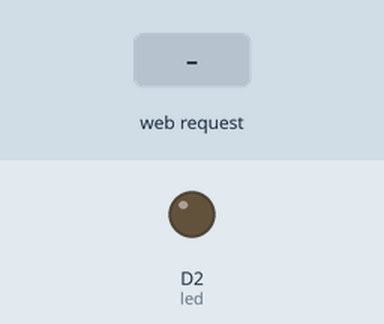
The sketch below on a simulated ESP8266 (NodeMCU). Parts: output pins drawn as LEDs (lit = HIGH). Inputs (shaded band) come from the test bench. WiFi joins after 1.5 s; servers stay silent unless stated; what the sketch prints to the serial monitor is not drawn.

Above: at 2.7 s.
2.8 s: HTTP request GET /?speed=1 received
At 3.2 s:
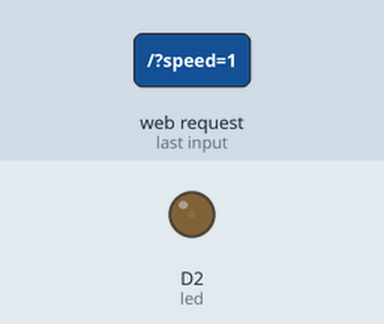
4.3 s: HTTP request GET /?speed=120 received
At 5.5 s:
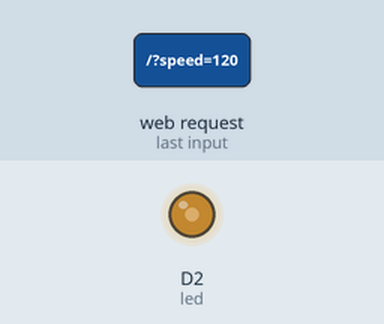
Timing chart, 0 to 7.3 s (numbered marks = the images above; inputs shaded):
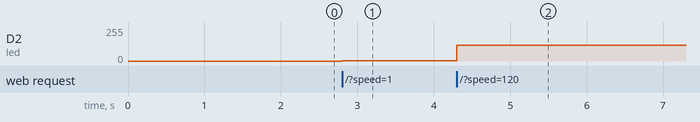

The sketch:

LED_LUX_online.ino
```cpp
#include <ESP8266WiFi.h>
#include <ESP8266WebServer.h>

const char* ssid = "Tenda_3EF910";
const char* password = "gift4321";

const int led = D2;
int state = 0;

ESP8266WebServer server(80);
void handle_led() {
  state = server.arg("speed").toInt();
  analogWrite(D2, state);
  server.send(200, "text/html", "<h1>speed is " + String(state) + "/1024</h1>");
}
void setup(void) {
  Serial.begin(115200);
  Serial.println("");
  pinMode(led, OUTPUT);

  WiFi.begin(ssid, password);
  while (WiFi.status() != WL_CONNECTED) {
    delay(500);
    Serial.print(".");
  }
  Serial.println("");
  Serial.print("Connected to ");
  Serial.println(ssid);
  Serial.print("IP address: ");
  Serial.println(WiFi.localIP());

  server.on("/", handle_led);
  server.begin();
  Serial.println("HTTP server started");
}

void loop(void) {
  server.handleClient();
}
```

Measured:
- after the input at 2.8 s, D2 (led): 0/255 → 1/255 at once
- after the input at 4.3 s, D2 (led): 1/255 → 120/255 at once
